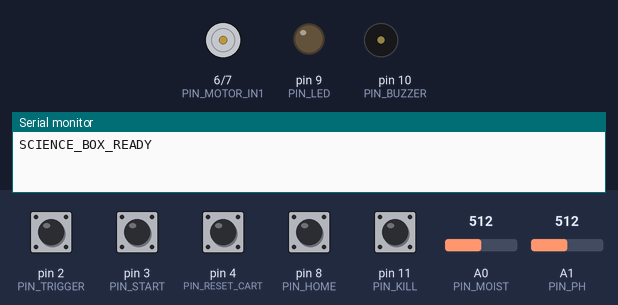
Bench run of a sketch on a simulated Arduino Mega 2560, built with avr-gcc and run on an emulated ATmega2560. Parts: motor-driver pin pairs drawn as motors (green arrow = first pin HIGH = forward, orange = second pin HIGH = backward, longer = more drive, scaled by the enable pin), output pins drawn as LEDs (lit = HIGH), buzzer (waves = sounding, pin HIGH), the last lines printed to the serial monitor. The test bench sets the inputs (shaded band); at power-on: pin 2 (PIN_TRIGGER), pin 3 (PIN_START), pin 4 (PIN_RESET_CART), pin 8 (PIN_HOME), pin 11 (PIN_KILL) HIGH, A0 (PIN_MOIST) = 512, A1 (PIN_PH) = 512.

Above: at 1.2 s.
1.3 s: pin 2 (PIN_TRIGGER) pulled LOW for 0.15 s
At 2.6 s:
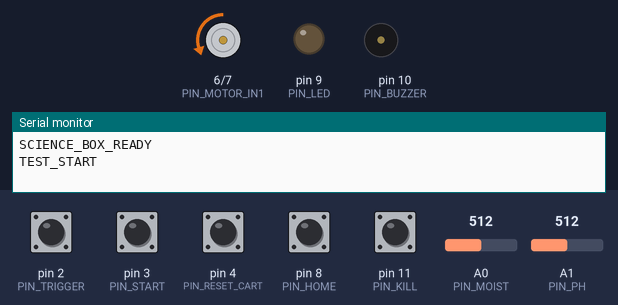
2.9 s: pin 8 (PIN_HOME) pulled LOW for 0.15 s
At 4.6 s:
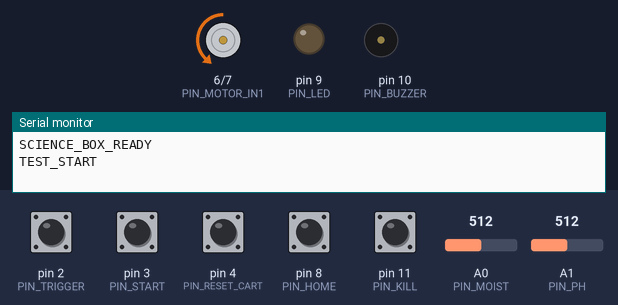
6.0 s: pin 11 (PIN_KILL) pulled LOW for 0.15 s
At 6.5 s:
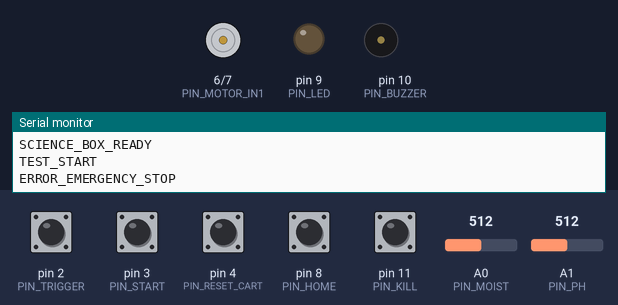
7.6 s: pin 4 (PIN_RESET_CART) pulled LOW for 0.15 s
9.2 s: pin 3 (PIN_START) pulled LOW for 0.15 s
At 10.4 s:
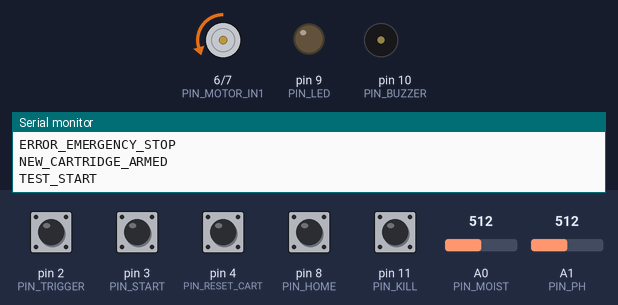
10.8 s: pin 8 (PIN_HOME) pulled LOW for 1 s
Timing chart, 0 to 20.3 s (numbered marks = the images above; inputs shaded):
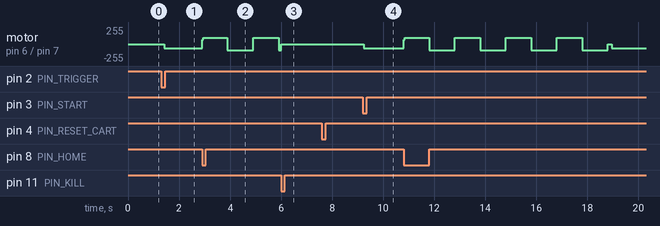

The sketch:

ScienceBoxMega.ino
```cpp
/*
 * Science Box for Mars | V2
 * Arduino Mega 2560
 * Soil detection, motorized sample mixing, pH and moisture sensing
 * Bluetooth/Wi-Fi serial reporting, emergency stop and cartridge reset
 */

// 1. Libraries and pin definitions

#include <Arduino.h>
#include <Wire.h>

const byte PIN_TRIGGER = 2;
const byte PIN_START = 3;
const byte PIN_RESET_CART = 4;

const byte PIN_MOTOR_PWM = 5;
const byte PIN_MOTOR_IN1 = 6;
const byte PIN_MOTOR_IN2 = 7;

const byte PIN_HOME = 8;
const byte PIN_LED = 9;
const byte PIN_BUZZER = 10;
const byte PIN_KILL = 11;

const byte PIN_TH = 22;
const byte PIN_MOIST = A0;
const byte PIN_PH = A1;

const unsigned long HOME_TIMEOUT = 8000;
const unsigned long MIX_TIME = 8000;
const unsigned long DEBOUNCE_TIME = 80;
const unsigned long RESET_TIME = 100;

const int MOTOR_SPEED = 120;
const int HOME_SPEED = 100;


// 2. System states and variables

enum State {
  IDLE,
  HOMING,
  MIXING,
  READING,
  ANALYZING,
  REPORTING,
  RETURN_HOME,
  COMPLETE,
  LOCKOUT
};

State state = IDLE;

bool cartridgeUsed = false;
bool faultActive = false;

bool startReleased = false;
bool soilReleased = false;

unsigned long stateStarted = 0;
unsigned long soilStarted = 0;

int moistureRaw = 0;
int phRaw = 0;


// 3. Motor control

void stopMotor() {

  analogWrite(PIN_MOTOR_PWM, 0);

  digitalWrite(PIN_MOTOR_IN1, LOW);
  digitalWrite(PIN_MOTOR_IN2, LOW);
}

void setMotor(int speedValue) {

  speedValue = constrain(speedValue, -255, 255);

  if (digitalRead(PIN_KILL) == LOW || faultActive) {
    stopMotor();
    return;
  }

  if (speedValue == 0) {
    stopMotor();
    return;
  }

  // Disable PWM before changing direction.
  analogWrite(PIN_MOTOR_PWM, 0);

  if (speedValue > 0) {
    digitalWrite(PIN_MOTOR_IN1, HIGH);
    digitalWrite(PIN_MOTOR_IN2, LOW);
  }
  else {
    digitalWrite(PIN_MOTOR_IN1, LOW);
    digitalWrite(PIN_MOTOR_IN2, HIGH);
  }

  analogWrite(PIN_MOTOR_PWM, abs(speedValue));
}


// 4. State transitions and error handling

void enter(State nextState) {

  state = nextState;
  stateStarted = millis();
}

void sendMessage(const char* message) {

  Serial.println(message);
  Serial1.println(message);
  Serial2.println(message);
}

void reportError(const char* message) {

  stopMotor();

  faultActive = true;

  sendMessage(message);

  enter(LOCKOUT);
}


// 5. Soil detection and manual start

bool soilDetected() {

  if (digitalRead(PIN_TRIGGER) == HIGH) {
    soilStarted = 0;
    soilReleased = true;
    return false;
  }

  if (!soilReleased) {
    return false;
  }

  if (soilStarted == 0) {
    soilStarted = millis();
  }

  return millis() - soilStarted >= DEBOUNCE_TIME;
}

void startTest() {

  if (cartridgeUsed || faultActive) {
    return;
  }

  if (digitalRead(PIN_KILL) == LOW) {
    return;
  }

  sendMessage("TEST_START");

  digitalWrite(PIN_LED, LOW);

  startReleased = false;
  soilReleased = false;
  soilStarted = 0;

  enter(HOMING);
}


// 6. Sensor readings

int readAverage(byte pin) {

  long total = 0;

  for (int i = 0; i < 10; i++) {
    total += analogRead(pin);
    delay(5);
  }

  return total / 10;
}

void readSensors() {

  moistureRaw = readAverage(PIN_MOIST);
  phRaw = readAverage(PIN_PH);

  Serial.print(F("MOIST_RAW="));
  Serial.println(moistureRaw);

  Serial.print(F("PH_RAW="));
  Serial.println(phRaw);
}


// 7. Bluetooth and Wi-Fi communication

void sendResults() {

  Serial1.print(F("MOIST_RAW="));
  Serial1.println(moistureRaw);

  Serial1.print(F("PH_RAW="));
  Serial1.println(phRaw);

  Serial2.print(F("MOIST_RAW="));
  Serial2.println(moistureRaw);

  Serial2.print(F("PH_RAW="));
  Serial2.println(phRaw);

  sendMessage("ANALYSIS_PENDING_CALIBRATION");
  sendMessage("RESULT_SENT");
}


// 8. System initialization

void setup() {

  pinMode(PIN_TRIGGER, INPUT_PULLUP);
  pinMode(PIN_START, INPUT_PULLUP);
  pinMode(PIN_RESET_CART, INPUT_PULLUP);

  pinMode(PIN_HOME, INPUT_PULLUP);
  pinMode(PIN_KILL, INPUT_PULLUP);

  pinMode(PIN_LED, OUTPUT);
  pinMode(PIN_BUZZER, OUTPUT);

  pinMode(PIN_MOTOR_PWM, OUTPUT);
  pinMode(PIN_MOTOR_IN1, OUTPUT);
  pinMode(PIN_MOTOR_IN2, OUTPUT);

  stopMotor();

  digitalWrite(PIN_LED, LOW);

  Serial.begin(115200);
  Serial1.begin(9600);
  Serial2.begin(115200);

  Wire.begin();

  startReleased = digitalRead(PIN_START) == HIGH;
  soilReleased = digitalRead(PIN_TRIGGER) == HIGH;

  sendMessage("SCIENCE_BOX_READY");
}


// 9. Emergency stop monitoring

void checkEmergencyStop() {

  if (digitalRead(PIN_KILL) == LOW) {

    stopMotor();

    if (!faultActive) {
      reportError("ERROR_EMERGENCY_STOP");
    }
  }
}


// 10. Main control loop

void loop() {

  checkEmergencyStop();

  if (state == IDLE) {

    if (digitalRead(PIN_START) == HIGH) {
      startReleased = true;
    }

    bool manualStart =
      startReleased && digitalRead(PIN_START) == LOW;

    if (!cartridgeUsed && !faultActive &&
        (soilDetected() || manualStart)) {

      startTest();
    }
  }

  else if (state == HOMING) {

    if (digitalRead(PIN_HOME) == LOW) {

      stopMotor();
      enter(MIXING);
    }

    else if (millis() - stateStarted >= HOME_TIMEOUT) {

      reportError("ERROR_HOME_TIMEOUT");
    }

    else {
      setMotor(-HOME_SPEED);
    }
  }

  else if (state == MIXING) {

    unsigned long elapsed = millis() - stateStarted;

    if (elapsed >= MIX_TIME) {

      stopMotor();
      enter(READING);
    }

    else {

      if ((elapsed / 1000) % 2 == 0) {
        setMotor(MOTOR_SPEED);
      }
      else {
        setMotor(-MOTOR_SPEED);
      }
    }
  }

  else if (state == READING) {

    stopMotor();

    readSensors();

    enter(ANALYZING);
  }

  else if (state == ANALYZING) {

    // Sensor calibration is required for actual measurements.

    enter(REPORTING);
  }

  else if (state == REPORTING) {

    sendResults();

    enter(RETURN_HOME);
  }

  else if (state == RETURN_HOME) {

    if (digitalRead(PIN_HOME) == LOW) {

      stopMotor();
      enter(COMPLETE);
    }

    else if (millis() - stateStarted >= HOME_TIMEOUT) {

      reportError("ERROR_RETURN_HOME_TIMEOUT");
    }

    else {
      setMotor(-HOME_SPEED);
    }
  }

  else if (state == COMPLETE) {

    stopMotor();

    cartridgeUsed = true;

    digitalWrite(PIN_LED, HIGH);
    tone(PIN_BUZZER, 2200, 250);

    sendMessage("TEST_COMPLETE_REPLACE_CARTRIDGE");

    enter(LOCKOUT);
  }

  else if (state == LOCKOUT) {

    stopMotor();

    if (digitalRead(PIN_KILL) == HIGH &&
        digitalRead(PIN_RESET_CART) == LOW) {

      delay(RESET_TIME);

      if (digitalRead(PIN_KILL) == HIGH &&
          digitalRead(PIN_RESET_CART) == LOW) {

        cartridgeUsed = false;
        faultActive = false;

        digitalWrite(PIN_LED, LOW);
        noTone(PIN_BUZZER);

        soilStarted = 0;
        soilReleased = false;
        startReleased = false;

        // Wait for the reset button to be released.
        while (digitalRead(PIN_RESET_CART) == LOW) {
          stopMotor();
          delay(10);
        }

        enter(IDLE);

        sendMessage("NEW_CARTRIDGE_ARMED");
      }
    }
  }
}
```

Measured:
- after the input at 1.3 s, motor on pin 6 (PIN_MOTOR_IN1) / pin 7 (PIN_MOTOR_IN2): stopped → backward 61/255 after 0.12 s
- after the input at 2.9 s, motor on pin 6 (PIN_MOTOR_IN1) / pin 7 (PIN_MOTOR_IN2): alternates forward 93/255 for 1.0 s and backward 93/255 for 1.0 s, starting at once
- after the input at 6.0 s, motor on pin 6 (PIN_MOTOR_IN1) / pin 7 (PIN_MOTOR_IN2): backward 93/255 → stopped at once
- after the input at 9.2 s, motor on pin 6 (PIN_MOTOR_IN1) / pin 7 (PIN_MOTOR_IN2): stopped → backward 61/255 at once
